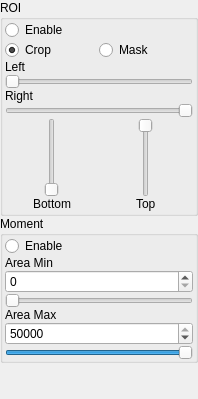
       <widget class="QWidget" name="pageROI">
        <property name="geometry">
         <rect>
          <x>0</x>
          <y>0</y>
          <width>198</width>
          <height>399</height>
         </rect>
        </property>
        <property name="sizePolicy">
         <sizepolicy hsizetype="Preferred" vsizetype="Preferred">
          <horstretch>0</horstretch>
          <verstretch>0</verstretch>
         </sizepolicy>
        </property>
        <property name="maximumSize">
         <size>
          <width>200</width>
          <height>16777215</height>
         </size>
        </property>
        <property name="font">
         <font>
          <italic>false</italic>
         </font>
        </property>
        <attribute name="label">
         <string>ROI</string>
        </attribute>
        <layout class="QGridLayout" name="gridLayout_2">
         <property name="margin">
          <number>0</number>
         </property>
         <property name="spacing">
          <number>0</number>
         </property>
         <item row="7" column="0" colspan="4">
          <spacer name="verticalSpacer_7">
           <property name="orientation">
            <enum>Qt::Vertical</enum>
           </property>
           <property name="sizeHint" stdset="0">
            <size>
             <width>20</width>
             <height>40</height>
            </size>
           </property>
          </spacer>
         </item>
         <item row="0" column="2">
          <widget class="QGroupBox" name="gbROI">
           <property name="minimumSize">
            <size>
             <width>0</width>
             <height>0</height>
            </size>
           </property>
           <property name="maximumSize">
            <size>
             <width>200</width>
             <height>16777215</height>
            </size>
           </property>
           <property name="title">
            <string>ROI</string>
           </property>
           <layout class="QGridLayout" name="gridLayout_4">
            <property name="leftMargin">
             <number>2</number>
            </property>
            <property name="topMargin">
             <number>0</number>
            </property>
            <property name="rightMargin">
             <number>2</number>
            </property>
            <property name="bottomMargin">
             <number>2</number>
            </property>
            <property name="spacing">
             <number>0</number>
            </property>
            <item row="6" column="1" colspan="4">
             <widget class="QLabel" name="label_2">
              <property name="text">
               <string>Right</string>
              </property>
             </widget>
            </item>
            <item row="3" column="1" colspan="4">
             <widget class="QLabel" name="label">
              <property name="text">
               <string>Left</string>
              </property>
             </widget>
            </item>
            <item row="0" column="1">
             <widget class="QRadioButton" name="rbROIEnable">
              <property name="text">
               <string>Enable</string>
              </property>
              <property name="autoExclusive">
               <bool>false</bool>
              </property>
             </widget>
            </item>
            <item row="9" column="1" colspan="2">
             <layout class="QGridLayout" name="gridLayout_5">
              <item row="0" column="1" alignment="Qt::AlignHCenter">
               <widget class="QSlider" name="sliderROITop">
                <property name="sizePolicy">
                 <sizepolicy hsizetype="Fixed" vsizetype="Expanding">
                  <horstretch>1</horstretch>
                  <verstretch>0</verstretch>
                 </sizepolicy>
                </property>
                <property name="maximumSize">
                 <size>
                  <width>16777215</width>
                  <height>150</height>
                 </size>
                </property>
                <property name="maximum">
                 <number>100</number>
                </property>
                <property name="value">
                 <number>0</number>
                </property>
                <property name="orientation">
                 <enum>Qt::Vertical</enum>
                </property>
                <property name="invertedAppearance">
                 <bool>true</bool>
                </property>
               </widget>
              </item>
              <item row="1" column="0" alignment="Qt::AlignHCenter">
               <widget class="QLabel" name="lblROIBottom">
                <property name="text">
                 <string>Bottom</string>
                </property>
               </widget>
              </item>
              <item row="1" column="1" alignment="Qt::AlignHCenter">
               <widget class="QLabel" name="lblROITop">
                <property name="text">
                 <string>Top</string>
                </property>
               </widget>
              </item>
              <item row="0" column="0" alignment="Qt::AlignHCenter">
               <widget class="QSlider" name="sliderROIBottom">
                <property name="sizePolicy">
                 <sizepolicy hsizetype="Fixed" vsizetype="Expanding">
                  <horstretch>1</horstretch>
                  <verstretch>0</verstretch>
                 </sizepolicy>
                </property>
                <property name="maximum">
                 <number>100</number>
                </property>
                <property name="orientation">
                 <enum>Qt::Vertical</enum>
                </property>
               </widget>
              </item>
             </layout>
            </item>
            <item row="4" column="1">
             <widget class="QSlider" name="sliderROILeft">
              <property name="sizePolicy">
               <sizepolicy hsizetype="MinimumExpanding" vsizetype="Fixed">
                <horstretch>0</horstretch>
                <verstretch>0</verstretch>
               </sizepolicy>
              </property>
              <property name="minimumSize">
               <size>
                <width>170</width>
                <height>0</height>
               </size>
              </property>
              <property name="maximum">
               <number>100</number>
              </property>
              <property name="orientation">
               <enum>Qt::Horizontal</enum>
              </property>
             </widget>
            </item>
            <item row="7" column="1" colspan="4">
             <widget class="QSlider" name="sliderROIRight">
              <property name="enabled">
               <bool>true</bool>
              </property>
              <property name="sizePolicy">
               <sizepolicy hsizetype="Expanding" vsizetype="Fixed">
                <horstretch>0</horstretch>
                <verstretch>0</verstretch>
               </sizepolicy>
              </property>
              <property name="minimumSize">
               <size>
                <width>0</width>
                <height>0</height>
               </size>
              </property>
              <property name="maximum">
               <number>100</number>
              </property>
              <property name="value">
               <number>0</number>
              </property>
              <property name="orientation">
               <enum>Qt::Horizontal</enum>
              </property>
              <property name="invertedAppearance">
               <bool>true</bool>
              </property>
              <property name="invertedControls">
               <bool>false</bool>
              </property>
             </widget>
            </item>
            <item row="2" column="1">
             <layout class="QHBoxLayout" name="horizontalLayout_3">
              <item>
               <widget class="QRadioButton" name="rbROICrop">
                <property name="text">
                 <string>Crop</string>
                </property>
                <property name="checked">
                 <bool>true</bool>
                </property>
               </widget>
              </item>
              <item>
               <widget class="QRadioButton" name="rbROIMask">
                <property name="text">
                 <string>Mask</string>
                </property>
               </widget>
              </item>
             </layout>
            </item>
           </layout>
          </widget>
         </item>
         <item row="1" column="2">
          <widget class="QGroupBox" name="gbMoment">
           <property name="maximumSize">
            <size>
             <width>200</width>
             <height>16777215</height>
            </size>
           </property>
           <property name="title">
            <string>Moment</string>
           </property>
           <layout class="QVBoxLayout" name="verticalLayout_2">
            <property name="spacing">
             <number>0</number>
            </property>
            <property name="leftMargin">
             <number>2</number>
            </property>
            <property name="topMargin">
             <number>0</number>
            </property>
            <property name="rightMargin">
             <number>2</number>
            </property>
            <property name="bottomMargin">
             <number>0</number>
            </property>
            <item>
             <widget class="QRadioButton" name="rbMomentEnable">
              <property name="text">
               <string>Enable</string>
              </property>
             </widget>
            </item>
            <item>
             <widget class="QLabel" name="lblMomentMin">
              <property name="text">
               <string>Area Min</string>
              </property>
             </widget>
            </item>
            <item>
             <widget class="QSpinBox" name="sbMomentMin">
              <property name="maximum">
               <number>50000</number>
              </property>
             </widget>
            </item>
            <item>
             <widget class="QSlider" name="sliderMomentMin">
              <property name="maximum">
               <number>50000</number>
              </property>
              <property name="orientation">
               <enum>Qt::Horizontal</enum>
              </property>
             </widget>
            </item>
            <item>
             <widget class="QLabel" name="lblMomentMax">
              <property name="text">
               <string>Area Max</string>
              </property>
             </widget>
            </item>
            <item>
             <widget class="QSpinBox" name="sbMomentMax">
              <property name="maximum">
               <number>50000</number>
              </property>
              <property name="value">
               <number>50000</number>
              </property>
             </widget>
            </item>
            <item>
             <widget class="QSlider" name="sliderMomentMax">
              <property name="maximum">
               <number>50000</number>
              </property>
              <property name="value">
               <number>50000</number>
              </property>
              <property name="orientation">
               <enum>Qt::Horizontal</enum>
              </property>
             </widget>
            </item>
           </layout>
          </widget>
         </item>
        </layout>
       </widget>
